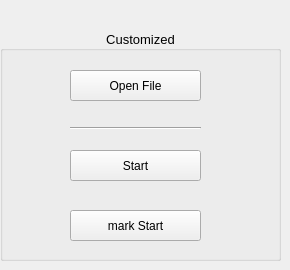
    <widget class="QWidget" name="tab">
     <attribute name="title">
      <string>File</string>
     </attribute>
     <widget class="QGroupBox" name="groupBox_script">
      <property name="geometry">
       <rect>
        <x>0</x>
        <y>30</y>
        <width>281</width>
        <height>231</height>
       </rect>
      </property>
      <property name="font">
       <font>
        <family>Arial</family>
        <pointsize>10</pointsize>
       </font>
      </property>
      <property name="title">
       <string>Customized</string>
      </property>
      <property name="alignment">
       <set>Qt::AlignCenter</set>
      </property>
      <widget class="QPushButton" name="openfile">
       <property name="geometry">
        <rect>
         <x>70</x>
         <y>40</y>
         <width>131</width>
         <height>31</height>
        </rect>
       </property>
       <property name="font">
        <font>
         <family>Arial</family>
         <pointsize>9</pointsize>
        </font>
       </property>
       <property name="text">
        <string>Open File</string>
       </property>
      </widget>
      <widget class="QPushButton" name="startfile">
       <property name="geometry">
        <rect>
         <x>70</x>
         <y>120</y>
         <width>131</width>
         <height>31</height>
        </rect>
       </property>
       <property name="font">
        <font>
         <family>Arial</family>
         <pointsize>9</pointsize>
        </font>
       </property>
       <property name="text">
        <string>Start</string>
       </property>
      </widget>
      <widget class="QLabel" name="filename">
       <property name="geometry">
        <rect>
         <x>20</x>
         <y>100</y>
         <width>131</width>
         <height>21</height>
        </rect>
       </property>
       <property name="font">
        <font>
         <family>Arial</family>
         <pointsize>9</pointsize>
        </font>
       </property>
       <property name="text">
        <string/>
       </property>
      </widget>
      <widget class="Line" name="line">
       <property name="geometry">
        <rect>
         <x>70</x>
         <y>90</y>
         <width>131</width>
         <height>16</height>
        </rect>
       </property>
       <property name="orientation">
        <enum>Qt::Horizontal</enum>
       </property>
      </widget>
      <widget class="QPushButton" name="markstart">
       <property name="geometry">
        <rect>
         <x>70</x>
         <y>180</y>
         <width>131</width>
         <height>31</height>
        </rect>
       </property>
       <property name="font">
        <font>
         <family>Arial</family>
         <pointsize>9</pointsize>
        </font>
       </property>
       <property name="text">
        <string>mark Start</string>
       </property>
      </widget>
     </widget>
    </widget>
